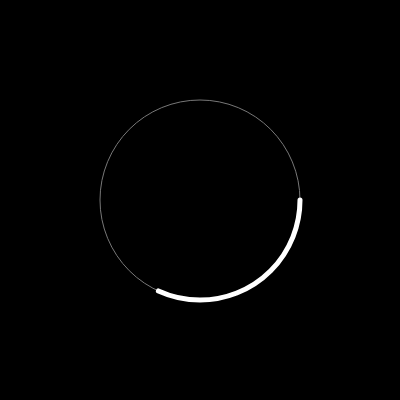
Frame 1 (no input)
Frame 60 (no input): identical to frame 1, image omitted
Frame 120 (the mouse pressed at the canvas centre since frame 60): identical to frame 1, image omitted

The p5.js sketch that drew this single still picture (run headless with seeded random() and noise() and a simulated clock; from frame 60 on, the mouse is pressed at the canvas centre):

// p5.js sketch
// ── sketch.js
function setup() {
  createCanvas(400, 400);
  background(220);
}

function draw() {
  background(0);
  noFill();
  stroke(120);
  strokeWeight(1);
  ellipse(width/2, height/2, 200, 200);

  stroke(255);
  strokeWeight(5)
  arc(width/2, height/2, 200, 200, PI*0,2, PI*1.8);


}
